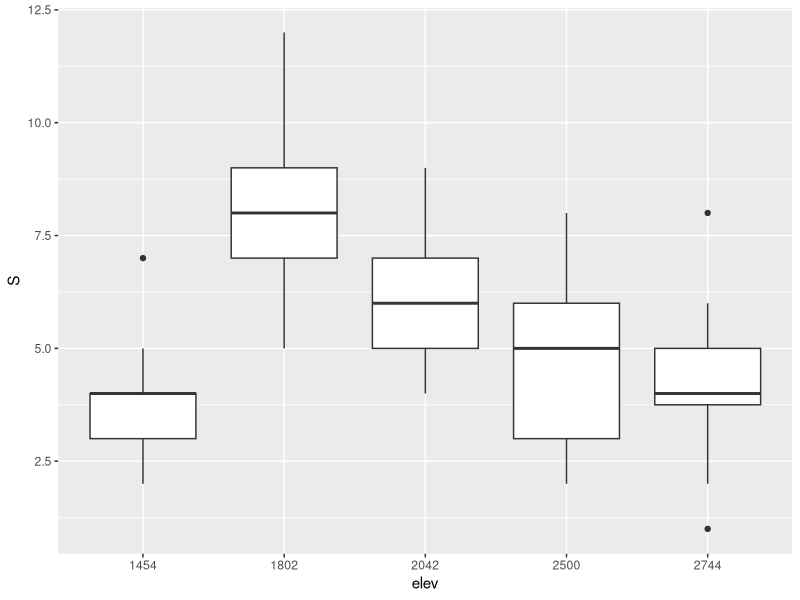
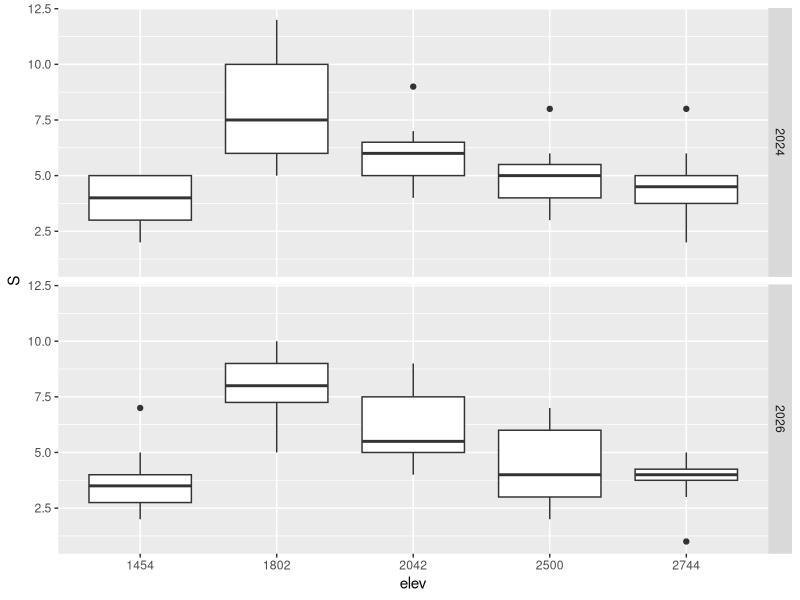
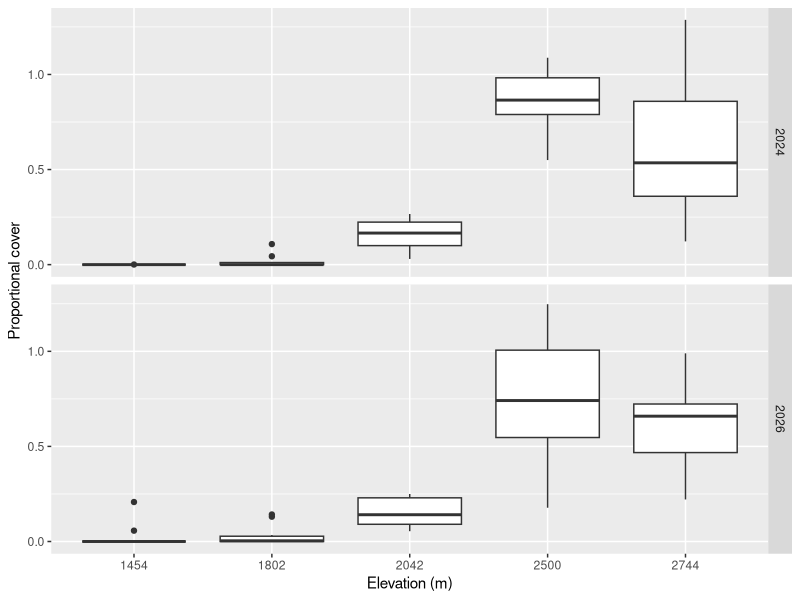
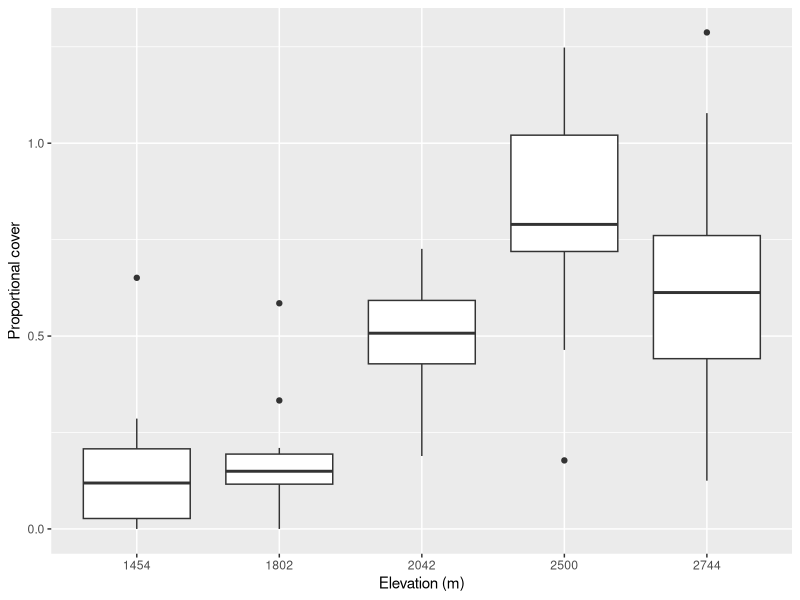
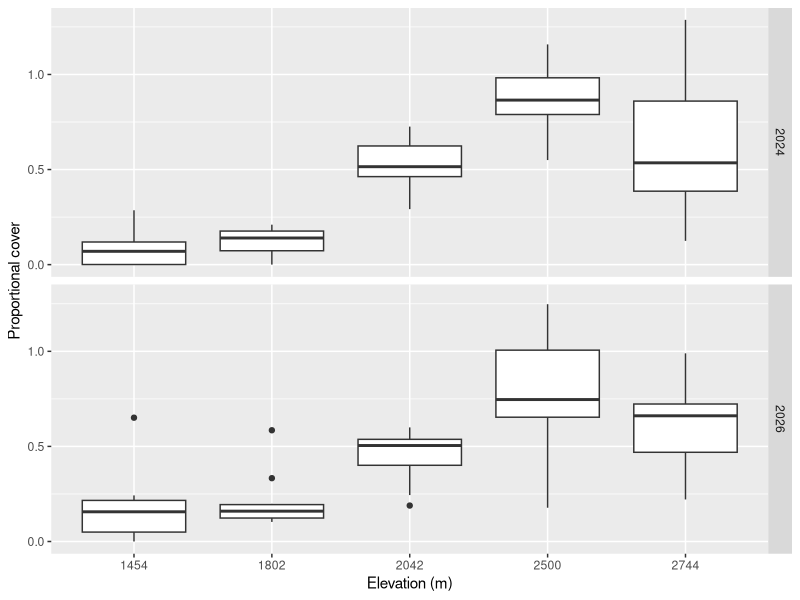
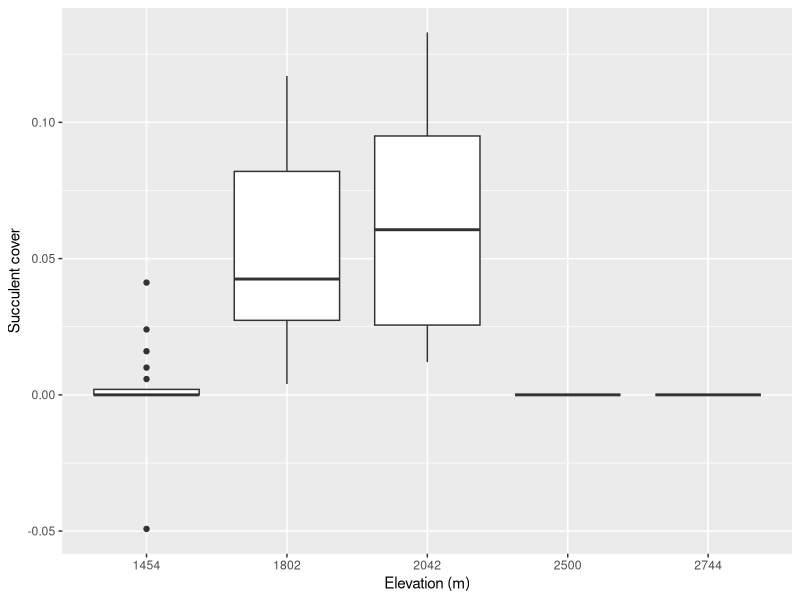
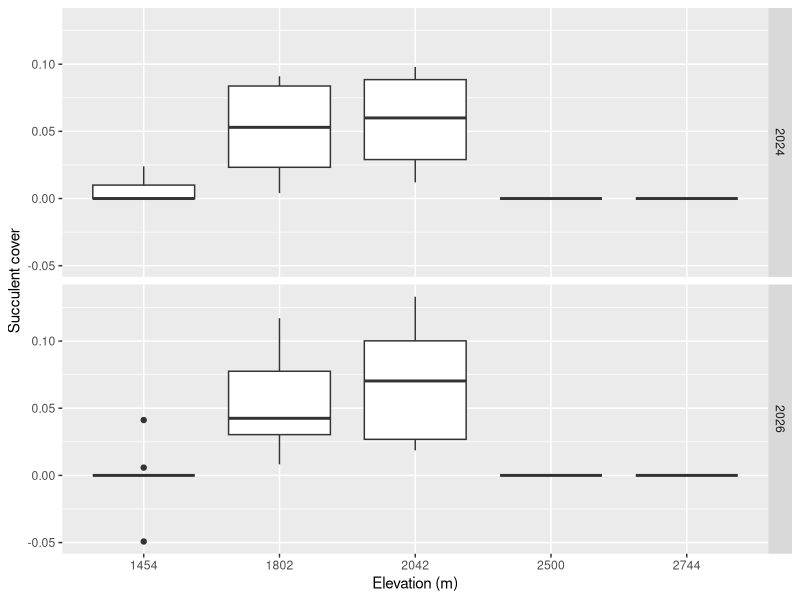
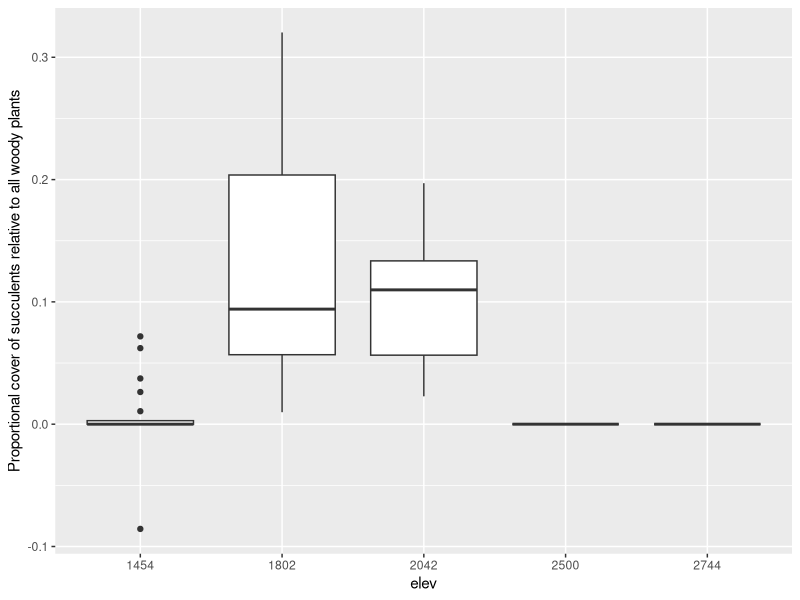

Write the R code that produced these figures, in order.
# 2024-11-01 Code for summarizing and analyzing woody plant community data
# collected by BIOL 3404 class in the Sacramento Mountains of New Mexico on
# September 28 and 29, 2024.

# edited 2026-10-14 and added 2026 data (Collected October 3-4th 2026).

library(dplyr)
library(ggplot2)
library(stringr)
library(readr)

## Read transects
transects_2024 <- read_csv("./data/sacramentos/transects_2024.csv")
transects_2026 <- read_csv("./data/sacramentos/transects_2026.csv")
transects_2024$year <- 2024
transects_2026$year <- 2026
transects_2024$transect <- as.character(transects_2024$transect)
transects_2026$transect <- as.character(transects_2026$transect)

transects <- bind_rows(transects_2024, transects_2026)

# create unique transect ids (within sites) by concatenating `group` to
# original transect number
transects$transect <- paste(transects$group, transects$transect, sep="")

## Create  `unique.transect` column into globally unique ids. This is necessary for later
## expand.grid and gives us a single column that uniquely identifies a
## transect. If we did not do this, we would need two columns, "site" and
## "transect" to identify a given transect. Also calculate the distance each
## plant covers for every entry

transects <- transects %>% mutate(site_transect_year = paste(site, transect, year, sep="."),
                                  dist = stop-start)

## distances should all be positive.
any(transects$dist <0)
transects[which(transects$dist <0),]

## DWS: In 2026, several groups have start values larger than stop values. We
## should check those as they could be mistyped data entry errors. For now,
## I'll assume that they simply switched the values and I'll take absolute
## value for now:

## Now just get the cover by species. We don't need the raw start/stop points.
## Note that each transect was 50 m long, so the proportional cover of any
## group (species, family, growth form, etc) is just the sum of the distances
## in that transect divided by 50. We can summarize by species now and then sum
## across other categories later.
cover <- group_by(transects, site_transect_year, spcode) %>% summarize(cover = sum(dist)/50)


## This data is not complete because there are missing implied zeros!
## Correctly, every species in the whole data set should have a value for every
## transect. If a species did not occur there, it should be zero cover but
## inthe current data, a missing species is not included. We must add in zeroes
## for missing species. This is a common question that comes up in data
## cleaning: are missing values truly missing or do they imply a zero? In this
## case, they logically imply zero.

# Use expand.grid to get all possible combinations of transect and species ids
all.transects.species <- expand.grid(site_transect_year = unique(cover$site_transect_year),
                                     spcode=unique(cover$spcode))

cover <- full_join(cover, all.transects.species)
## same as:
# merge(cover, all.transects.species, all=TRUE)

## ("joins" are the dplyr way, merge is base R)

## The above join/merge inserted NA for missing combinations of species and
## transects. NA should really be zero (missing species means zero cover)
cover$cover[is.na(cover$cover)] <- 0
## again, one could use mutate and case_when() for the above line.

## This data is not tidy: "site" is not its own column but is embedded in the
## site_transect ids. We did that to simplify the expand grid operation above.
## Now we must grab `site` as its own column because we will need it for
## analyses:
cover <- mutate(cover, site = str_split_fixed(site_transect_year, "\\.", n=3)[,1],
                transect = str_split_fixed(site_transect_year, "\\.", n=3)[,2],
                year = str_split_fixed(site_transect_year, "\\.", n=3)[,3])

## Read the species list. This gives us more info on each species. We can merge
## this with the transect data by 'spcode'. Here we give read.csv an explicit
## NA string for character vectors --- otherwise empty fields would be
## considered the "" string.
species <- read.csv("./data/sacramentos/species.csv", na.strings = "")

# This includes "defense" as a trait with values U, L or A. Let's get a binary
# version of the trait as well:
species <- mutate(species, armed = defense %in% c("L", "A"))


## DWS: let's make sure all of our species codes are in the species.csv data:

tspecies <- unique(transects$spcode)
length(tspecies)
# 54
sspecies <- species$spcode
length(sspecies)

unmatched <- tspecies[! tspecies %in% sspecies]
unmatched

## [1] "(heliantas)"            "(asteraceae)"           "(unknown-fabaceae)"    
## [4] "(jjaunk)"               "(2unknown-scrub-shrub)"

# Whose are these? Why are they still not in the species file? The team that
# named these needs to rpovide the data still.

length(unmatched)
# 5
## Still 5 "species" that we need to figure out and either give them each a
## correct code or provide a lowercase name and description
filter(transects, spcode %in% unmatched)


unused <- sspecies[! (sspecies %in% tspecies)]
unused

# Merge species info with transect data. Use merge() function and remember that
# we want all rows from the transects data frame in the result. We don't need
# unmatched rows in species as the file contains the full species list over
# several years and some species were not found in 2011.
cover <- left_join(cover, species)

# Read in elevations of each site and merge with cover data
sites <- read.csv("./data/sacramentos/sites.csv")

## Although elevation is numeric, it is really a categorical variable with six
## values. Let's ensure that ggplot will treat it as a categorical variable.
sites$elev <- as.factor(as.character(sites$elev))

# might be useful in transects data too:
transects <- transects %>% left_join(sites)

# Check:
unique(transects$site)

## alternatively, we could use readr::read_csv with a column type
## specification.
# sites <- read_csv(
#    "./data/sacramentos/sites.csv",
#    col_types = list(col_character(), col_factor())
# )

## Since we used the first method, we need to get the order of the factor
## right. We lucked out here given the order encountered is correct. But if the
## data changes this could be messed up. For now it is ok. Let's proive that
## the factor levels are ordered by elevation:

## > sites$elev
## [1] 1454 1802 2042 2500 2744
## Levels: 1454 1802 2042 2500 2744

## Good.

cover <- left_join(cover, sites)

# 'cover' is the tidy dataframe (tibble) for all further use. We can delete the
# intermediate objects to keep our environment cleaner (but I wont for now).
# rm(all.transects.species, sites, species, transects)

###############################################################################
## For some plots, we will want total woody cover (for example, to graph
## proportional cover of armed plants relative to total cover)
total_cover <- group_by(cover, elev, transect, year) %>%
  summarize(total_cover = sum(cover))

###############################################################################
## Some quick and dirty example analyses and figures
###############################################################################

## Richness by transect then by site:
richness <- filter(cover, cover > 0) %>% group_by(elev, transect, year) %>% summarize(S = n())

richness_plot <- ggplot(richness, aes(elev, S)) + geom_boxplot()
richness_plot
# by year:
richness_plot + facet_grid(year ~ .)


mrich_by_site <- group_by(richness, elev, year) %>% summarize(mS = mean(S))
mrich_by_site

# total richness by site
rich_by_site <-  filter(cover, cover > 0) %>% group_by(elev, year) %>%
  summarize(S = length(unique(spcode)))
rich_by_site



## Summarize proportional cover by transect and by growth form
by_elev_gf <- group_by(cover, elev, year, transect, growth_form)
gf.cover <- summarize(by_elev_gf, pcover = sum(cover))

## Just pull out trees
trees <- subset(gf.cover, growth_form=="tree")
## Note that testing equality is "==". "=" is used only in setting argument
## values in function calls

# and plot proportional tree cover by site
ggplot(trees, aes(elev, pcover)) + geom_boxplot() +
  xlab("Elevation (m)") +
  ylab("Proportional cover") +
  facet_grid(year ~ .)

ggsave("results/tree_cover_by_elev.pdf")

## We could also pull out both "tree" and "shrub/tree" together, but we
## need to do this BEFORE summarizing or we will end up with two values for
## each transect (one for the tree gf and one for "shrub_tree". We want a single
## combined value.
trees <- subset(cover, grepl("tree", growth_form, fixed = TRUE))
trees.cover <- group_by(trees, elev, year, transect) %>% summarize(pcover = sum(cover))
trees_plot <- ggplot(trees.cover, aes(elev, pcover)) + geom_boxplot() +
  xlab("Elevation (m)") +
  ylab("Proportional cover")

trees_plot

# by year:
trees_plot + facet_grid(year ~ .)


# succulents?

# allyears:
suc <- subset(gf.cover, grepl("succulent", growth_form, fixed = TRUE))
suc_plot <- ggplot(suc, aes(elev, pcover)) + geom_boxplot() +
  xlab("Elevation (m)") +
  ylab("Succulent cover")
suc_plot

suc_plot + facet_grid(year ~ .)


# what about proportionally to all woody plant cover?
suc <- left_join(suc, total_cover)
ggplot(suc, aes(elev, pcover / total_cover)) + geom_boxplot() +
  ylab("Proportional cover of succulents relative to all woody plants")


## Let's try summarizing by a plant family
by_elev_family <- group_by(cover, elev, year, transect, family)
family.cover <- summarize(by_elev_family, pcover = sum(cover))

by_family <- group_by(cover, elev, year, transect, family)
family.cover <- summarize(by_family, pcover = sum(cover))
family.cover <- group_by(family.cover, family)

## table of mean cover by family across all transects
family.table <- summarize(family.cover, pcover=mean(pcover))
family.table
family.table <- family.table %>% mutate(prop_cover = pcover/sum(pcover))

# What were most common families?
family.table %>% arrange(desc(prop_cover))


## Look at Fabaceae (the bean/pea family) across all years:
fabaceae <- subset(family.cover, family=="Fabaceae")

fab.plot <- ggplot(fabaceae, aes(elev, pcover)) + geom_boxplot() +
  xlab("Elevation (m)") +
  ylab("Proportional cover")

fab.plot


## What about conifers?
conifer_families <- c("Pinaceae", "Cupressaceae")
## We need to start at with species cover data not family here. Think about why!

conifers <-  subset(cover, family %in% conifer_families)
conifer.cover <- group_by(conifers, elev, year, transect) %>% summarize(pcover=sum(cover))

con.plot <- ggplot(conifer.cover, aes(elev, pcover)) + geom_boxplot() +
  xlab("Elevation (m)") +
  ylab("Proportional cover")

con.plot

# by year:
con.plot + facet_grid(year ~ .)

## Defenses
armed_cover <- filter(cover, armed) %>% group_by(elev, transect) %>%
  summarize(armed_cover=sum(cover))
armed_cover <- left_join(armed_cover, total_cover)

ggplot(armed_cover, aes(elev, armed_cover / total_cover)) +
  geom_boxplot() +
  xlab("Elevation (m)") +
  ylab("Proportional cover of armed species")
ggsave("./results/armed_cover_by_elev.pdf")


## by_defense <- cover %>% group_by(elev, transect, armed)
## armed_cover <- summarize(by_defense, pcover = sum(cover))
## ggplot(armed_cover, aes(elev, pcover, color=armed)) +
##   geom_boxplot()


###############################################################################
## Some ideas for investigating placement along a transect (overlap, neighbors)
###############################################################################

# create boolean "overlap" that is true if previous entry overlaps with current
# and is different species
neighbors <- transects %>% arrange(site, transect, start) %>%
  left_join(species) %>%
  group_by(transect) %>%
  mutate(overlap = start < lag(stop) & (spcode != lag(spcode)),
         prev_gf = lag(growth_form))


nrow(filter(neighbors, overlap))

# of overlaps of same growth form:
nrow(filter(neighbors, overlap & growth_form != prev_gf))

# Testing this requires some null model expectation probably based on
# probability of any neighbor being same growth form.


## For Geo 2024-12-05:

by_elev_gf <- group_by(cover, elev, transect, growth_form)
gf.cover <- summarize(by_elev_gf, pcover = sum(cover)) %>%
  na.omit()

ggplot(gf.cover, aes(elev, pcover)) + geom_boxplot() +
  facet_grid(. ~ growth_form) +
  xlab("Elevation (m)") +
  ylab("Proportional cover")

# or
ggplot(gf.cover, aes(elev, pcover)) + geom_boxplot() +
  facet_grid(growth_form ~ ., scales="free") +
  xlab("Elevation (m)") +
  ylab("Proportional cover")

# or

ggplot(gf.cover, aes(elev, pcover, color=growth_form)) + geom_boxplot() +
  xlab("Elevation (m)") +
  ylab("Proportional cover") +
  theme(legend.title=element_blank())



#### LMA code

sac_lma <- read.csv("./data/sacramentos/lma_2026.csv")

# calculate lma in m^2 / kg and leaf area in cm^2
sac_lma <- mutate(sac_lma, LMA = dry_mass/leaf_area * 0.1,
                  LA = leaf_area/leaf_or_needle_number)
lma_sum <- sac_lma %>% group_by(spcode) %>%
  summarize(LMA = mean(LMA), LA = mean(LA))


# Filter data set to just species for which we have LMA:
lma_cover <- filter(cover, spcode %in% lma_sum$spcode)
lma_cover <- left_join(lma_cover, lma_sum) %>% left_join(total_cover) %>%
  mutate(wLMA = LMA*cover/total_cover, wLA = LA*cover/total_cover)

lma_by_transect <- lma_cover %>% group_by(elev, site, transect, year) %>%
  summarize(wLMA = sum(wLMA), wLA = sum(wLA))

ggplot(lma_by_transect, aes(elev, wLMA)) + geom_boxplot() + facet_grid(. ~ year) +
  xlab("Elevation (m)") +
  ylab("Weighted mean LMA (kg^2 / m^2)")


ggplot(lma_by_transect, aes(elev, wLA)) + geom_boxplot() + facet_grid(. ~ year) +
  xlab("Elevation (m)") +
  ylab("Weighted mean leaf area (cm^2)")
